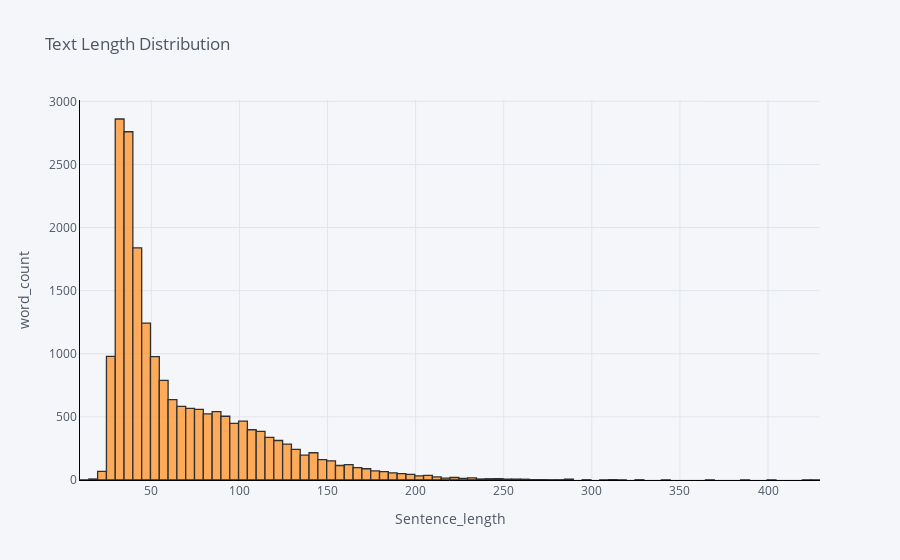

The code cell stored with this chart in its notebook:
### Code cell
import cufflinks as cf
cf.go_offline()
cf.set_config_file(offline=False, world_readable=True)

df['word_count'].iplot(
    kind='hist',
    bins=100,
    xTitle='Sentence_length',
    linecolor='black',
    yTitle='word_count',
    title='Text Length Distribution')

### Figure 1 — Plotly figure (JSON) as saved in the notebook; plotly's stock layout.template omitted (floating-point values rounded to 4 significant figures; data arrays with more than 128 entries replaced by an {"elided": "..."} marker saying what was removed)
{"data": [{"histfunc": "count", "histnorm": "", "marker": {"color": "rgba(255, 153, 51, 1.0)", "line": {"color": "#000000", "width": 1.3}}, "name": "word_count", "nbinsx": 100, "opacity": 0.8, "orientation": "v", "type": "histogram", "x": {"elided": "19998 int values"}}], "layout": {"barmode": "overlay", "legend": {"bgcolor": "#F5F6F9", "font": {"color": "#4D5663"}}, "paper_bgcolor": "#F5F6F9", "plot_bgcolor": "#F5F6F9", "title": {"font": {"color": "#4D5663"}, "text": "Text Length Distribution"}, "xaxis": {"gridcolor": "#E1E5ED", "linecolor": "black", "showgrid": true, "tickfont": {"color": "#4D5663"}, "title": {"font": {"color": "#4D5663"}, "text": "Sentence_length"}, "zerolinecolor": "#E1E5ED"}, "yaxis": {"gridcolor": "#E1E5ED", "linecolor": "black", "showgrid": true, "tickfont": {"color": "#4D5663"}, "title": {"font": {"color": "#4D5663"}, "text": "word_count"}, "zerolinecolor": "#E1E5ED"}}}
